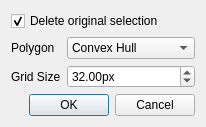
<?xml version="1.0" encoding="UTF-8"?>
<ui version="4.0">
 <class>Dialog</class>
 <widget class="QDialog" name="Dialog">
  <property name="geometry">
   <rect>
    <x>0</x>
    <y>0</y>
    <width>193</width>
    <height>127</height>
   </rect>
  </property>
  <property name="windowTitle">
   <string>Dialog</string>
  </property>
  <layout class="QGridLayout" name="gridLayout">
   <item row="2" column="0">
    <widget class="QLabel" name="label_2">
     <property name="text">
      <string>Grid Size</string>
     </property>
    </widget>
   </item>
   <item row="3" column="0" colspan="2">
    <widget class="QDialogButtonBox" name="buttonBox">
     <property name="orientation">
      <enum>Qt::Horizontal</enum>
     </property>
     <property name="standardButtons">
      <set>QDialogButtonBox::Cancel|QDialogButtonBox::Ok</set>
     </property>
    </widget>
   </item>
   <item row="2" column="1">
    <widget class="QDoubleSpinBox" name="grid_size">
     <property name="sizePolicy">
      <sizepolicy hsizetype="Expanding" vsizetype="Fixed">
       <horstretch>0</horstretch>
       <verstretch>0</verstretch>
      </sizepolicy>
     </property>
     <property name="suffix">
      <string>px</string>
     </property>
     <property name="minimum">
      <double>1.000000000000000</double>
     </property>
     <property name="maximum">
      <double>1024.000000000000000</double>
     </property>
     <property name="value">
      <double>32.000000000000000</double>
     </property>
    </widget>
   </item>
   <item row="0" column="0" colspan="2">
    <widget class="QCheckBox" name="delete_original">
     <property name="text">
      <string>Delete original selection</string>
     </property>
     <property name="checked">
      <bool>true</bool>
     </property>
    </widget>
   </item>
   <item row="1" column="0">
    <widget class="QLabel" name="label">
     <property name="text">
      <string>Polygon</string>
     </property>
    </widget>
   </item>
   <item row="1" column="1">
    <widget class="QComboBox" name="algorithm">
     <property name="currentIndex">
      <number>0</number>
     </property>
     <item>
      <property name="text">
       <string>Convex Hull</string>
      </property>
     </item>
     <item>
      <property name="text">
       <string>Single Edge Loop</string>
      </property>
     </item>
    </widget>
   </item>
  </layout>
 </widget>
 <resources/>
 <connections>
  <connection>
   <sender>buttonBox</sender>
   <signal>accepted()</signal>
   <receiver>Dialog</receiver>
   <slot>accept()</slot>
   <hints>
    <hint type="sourcelabel">
     <x>215</x>
     <y>95</y>
    </hint>
    <hint type="destinationlabel">
     <x>157</x>
     <y>138</y>
    </hint>
   </hints>
  </connection>
  <connection>
   <sender>buttonBox</sender>
   <signal>rejected()</signal>
   <receiver>Dialog</receiver>
   <slot>reject()</slot>
   <hints>
    <hint type="sourcelabel">
     <x>215</x>
     <y>95</y>
    </hint>
    <hint type="destinationlabel">
     <x>224</x>
     <y>138</y>
    </hint>
   </hints>
  </connection>
 </connections>
</ui>
